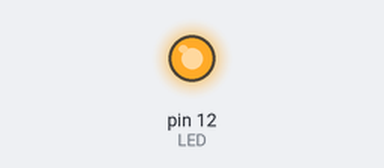
A sketch run on a simulated Arduino Uno, built with avr-gcc and run on an emulated ATmega328P. Shown: output pins drawn as LEDs (lit = HIGH).

Above: at 5.0 s.
At 15.0 s:
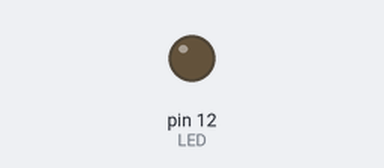
Timing chart, 0 to 26.0 s (numbered marks = the images above):
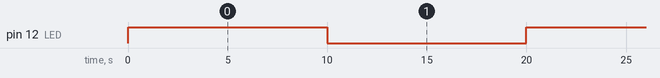

Measured:
- by itself, pin 12 (LED): alternates HIGH for 10.0 s and LOW for 10.0 s

The sketch:

example_1.ino
```cpp
const int LED = 12;
void setup ()
{
  pinMode(LED,OUTPUT);
}

void loop()
{
  digitalWrite(LED,HIGH);
  delay(10000);
  digitalWrite(LED,LOW);
  delay(10000);
}
```
